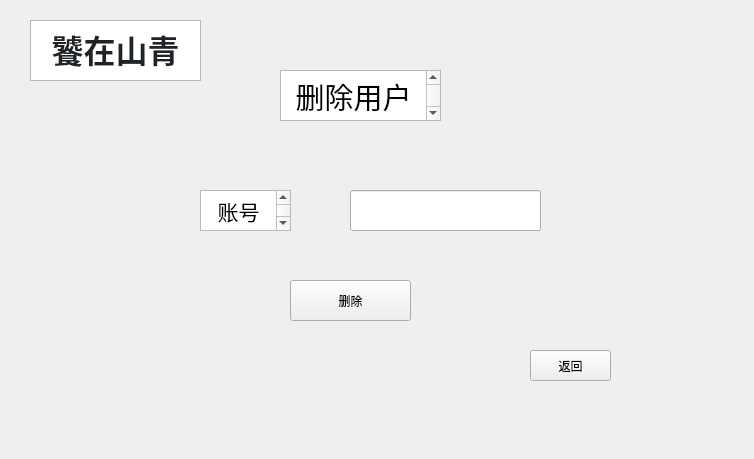
<?xml version="1.0" encoding="UTF-8"?>
<ui version="4.0">
 <class>usersdelete</class>
 <widget class="QWidget" name="usersdelete">
  <property name="geometry">
   <rect>
    <x>0</x>
    <y>0</y>
    <width>754</width>
    <height>459</height>
   </rect>
  </property>
  <property name="windowTitle">
   <string>Form</string>
  </property>
  <widget class="QTextBrowser" name="textBrowser_3">
   <property name="geometry">
    <rect>
     <x>200</x>
     <y>190</y>
     <width>91</width>
     <height>41</height>
    </rect>
   </property>
   <property name="html">
    <string>&lt;!DOCTYPE HTML PUBLIC &quot;-//W3C//DTD HTML 4.0//EN&quot; &quot;http://www.w3.org/TR/REC-html40/strict.dtd&quot;&gt;
&lt;html&gt;&lt;head&gt;&lt;meta name=&quot;qrichtext&quot; content=&quot;1&quot; /&gt;&lt;meta charset=&quot;utf-8&quot; /&gt;&lt;style type=&quot;text/css&quot;&gt;
p, li { white-space: pre-wrap; }
hr { height: 1px; border-width: 0; }
li.unchecked::marker { content: &quot;\2610&quot;; }
li.checked::marker { content: &quot;\2612&quot;; }
&lt;/style&gt;&lt;/head&gt;&lt;body style=&quot; font-family:'Microsoft YaHei UI'; font-size:9pt; font-weight:400; font-style:normal;&quot;&gt;
&lt;p align=&quot;center&quot; style=&quot; margin-top:0px; margin-bottom:0px; margin-left:0px; margin-right:0px; -qt-block-indent:0; text-indent:0px;&quot;&gt;&lt;span style=&quot; font-size:16pt;&quot;&gt;账号&lt;/span&gt;&lt;/p&gt;&lt;/body&gt;&lt;/html&gt;</string>
   </property>
  </widget>
  <widget class="QPushButton" name="back">
   <property name="geometry">
    <rect>
     <x>530</x>
     <y>350</y>
     <width>81</width>
     <height>31</height>
    </rect>
   </property>
   <property name="text">
    <string>返回</string>
   </property>
  </widget>
  <widget class="QLineEdit" name="account">
   <property name="geometry">
    <rect>
     <x>350</x>
     <y>190</y>
     <width>191</width>
     <height>41</height>
    </rect>
   </property>
  </widget>
  <widget class="QPushButton" name="delete_2">
   <property name="geometry">
    <rect>
     <x>290</x>
     <y>280</y>
     <width>121</width>
     <height>41</height>
    </rect>
   </property>
   <property name="text">
    <string>删除</string>
   </property>
  </widget>
  <widget class="QTextBrowser" name="textBrowser">
   <property name="geometry">
    <rect>
     <x>30</x>
     <y>20</y>
     <width>171</width>
     <height>61</height>
    </rect>
   </property>
   <property name="html">
    <string>&lt;!DOCTYPE HTML PUBLIC &quot;-//W3C//DTD HTML 4.0//EN&quot; &quot;http://www.w3.org/TR/REC-html40/strict.dtd&quot;&gt;
&lt;html&gt;&lt;head&gt;&lt;meta name=&quot;qrichtext&quot; content=&quot;1&quot; /&gt;&lt;meta charset=&quot;utf-8&quot; /&gt;&lt;style type=&quot;text/css&quot;&gt;
p, li { white-space: pre-wrap; }
hr { height: 1px; border-width: 0; }
li.unchecked::marker { content: &quot;\2610&quot;; }
li.checked::marker { content: &quot;\2612&quot;; }
&lt;/style&gt;&lt;/head&gt;&lt;body style=&quot; font-family:'Microsoft YaHei UI'; font-size:9pt; font-weight:400; font-style:normal;&quot;&gt;
&lt;p align=&quot;center&quot; style=&quot; margin-top:0px; margin-bottom:0px; margin-left:0px; margin-right:0px; -qt-block-indent:0; text-indent:0px;&quot;&gt;&lt;span style=&quot; font-family:'-apple-system','BlinkMacSystemFont','Segoe UI','Noto Sans','Helvetica','Arial','sans-serif','Apple Color Emoji','Segoe UI Emoji'; font-size:24pt; font-weight:700; color:#1f2328; background-color:#ffffff;&quot;&gt;饕在山青&lt;/span&gt;&lt;/p&gt;&lt;/body&gt;&lt;/html&gt;</string>
   </property>
  </widget>
  <widget class="QTextBrowser" name="textBrowser_2">
   <property name="geometry">
    <rect>
     <x>280</x>
     <y>70</y>
     <width>161</width>
     <height>51</height>
    </rect>
   </property>
   <property name="html">
    <string>&lt;!DOCTYPE HTML PUBLIC &quot;-//W3C//DTD HTML 4.0//EN&quot; &quot;http://www.w3.org/TR/REC-html40/strict.dtd&quot;&gt;
&lt;html&gt;&lt;head&gt;&lt;meta name=&quot;qrichtext&quot; content=&quot;1&quot; /&gt;&lt;meta charset=&quot;utf-8&quot; /&gt;&lt;style type=&quot;text/css&quot;&gt;
p, li { white-space: pre-wrap; }
hr { height: 1px; border-width: 0; }
li.unchecked::marker { content: &quot;\2610&quot;; }
li.checked::marker { content: &quot;\2612&quot;; }
&lt;/style&gt;&lt;/head&gt;&lt;body style=&quot; font-family:'Microsoft YaHei UI'; font-size:9pt; font-weight:400; font-style:normal;&quot;&gt;
&lt;p align=&quot;center&quot; style=&quot; margin-top:0px; margin-bottom:0px; margin-left:0px; margin-right:0px; -qt-block-indent:0; text-indent:0px;&quot;&gt;&lt;span style=&quot; font-size:22pt;&quot;&gt;删除用户&lt;/span&gt;&lt;/p&gt;&lt;/body&gt;&lt;/html&gt;</string>
   </property>
  </widget>
 </widget>
 <resources/>
 <connections/>
</ui>
